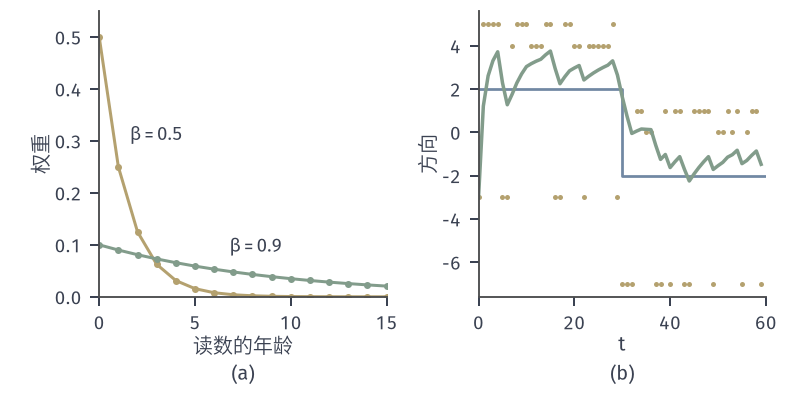

Here is the Python script that generated this plot:
from pathlib import Path
import sys
ROOT = next(p for p in Path(__file__).resolve().parents if (p/'build.sh').is_file() and (p/'tex/book.tex').is_file())
sys.path.insert(0, str(ROOT/'figures/00-shared/mathematical-preliminaries-upper/00-shared/comprehension-figures'))
from support import figure, save, BLUE, GREEN, YELLOW, RED, PURPLE, INK, MUTED, GRID, BLUE_FILL, GREEN_FILL, YELLOW_FILL, RED_FILL, PURPLE_FILL
import numpy as np
HERE = Path(__file__).resolve().parent
STROKE = '#4C4D4F'
def panel(fig, left, right, top, bottom, wspace=.25, hspace=.2):
    fig.set_layout_engine(None)
    fig.subplots_adjust(left=left, right=right, top=top, bottom=bottom, wspace=wspace, hspace=hspace)
def tag(fig, ax, s, y=.03):
    p = ax.get_position(); fig.text((p.x0+p.x1)/2, y, s, ha='center', va='bottom')
# 贯穿例上随机重球（alpha=0.1, beta=0.5）的读数、真梯度与 v(1-beta) 移动平均方向。固定种子 3。
a_=np.array([1.,2.,3.]); b_=np.array([-3.,0.,3.])
rng=np.random.default_rng(3)
fig,(a,b)=figure(width_mm=112,height_mm=56,ncols=2)
panel(fig,.125,.965,.97,.25,wspace=.32)
s=np.arange(0,16)
for bet,c in ((.5,YELLOW),(.9,GREEN)):
    a.plot(s,(1-bet)*bet**s,'-o',color=c,lw=1.2,ms=2.8,mew=0)
a.set_xlabel('读数的年龄 $s$'.replace(' $s$',''),labelpad=1); a.set_ylabel('权重',labelpad=1); a.set_xlim(0,15); a.set_ylim(0,.55)
a.text(1.6,.3,r'$\beta=0.5$',fontsize=7.5); a.text(6.8,.085,r'$\beta=0.9$',fontsize=7.5)
# 梯度从 +2 变为 -2 的固定读数，噪声用贯穿例 x=2 处读数的方差 (3 个值 5,4,-3)。
T=60; bet=.9
rd=np.where(np.arange(T)<30,2.,-2.)
pts=np.array([5.,4.,-3.]); noise=pts[rng.integers(0,3,T)]-2
g=rd+noise
m=0;M=[]
for k in range(T):
    m=bet*m+(1-bet)*g[k]; M.append(m/(1-bet**(k+1)))
b.plot(np.arange(T),g,'o',color=YELLOW,ms=2,mew=0)
b.step(np.arange(T+1),np.r_[rd,rd[-1]],where='post',color=BLUE,lw=1.1)
b.plot(np.arange(T),M,color=GREEN,lw=1.4)
b.set_xlabel('$t$',labelpad=1); b.set_ylabel('方向',labelpad=1); b.set_xlim(0,T)
tag(fig,a,'(a)'); tag(fig,b,'(b)')
save(fig,HERE,'figure',{'seed':3,'beta':.9})
